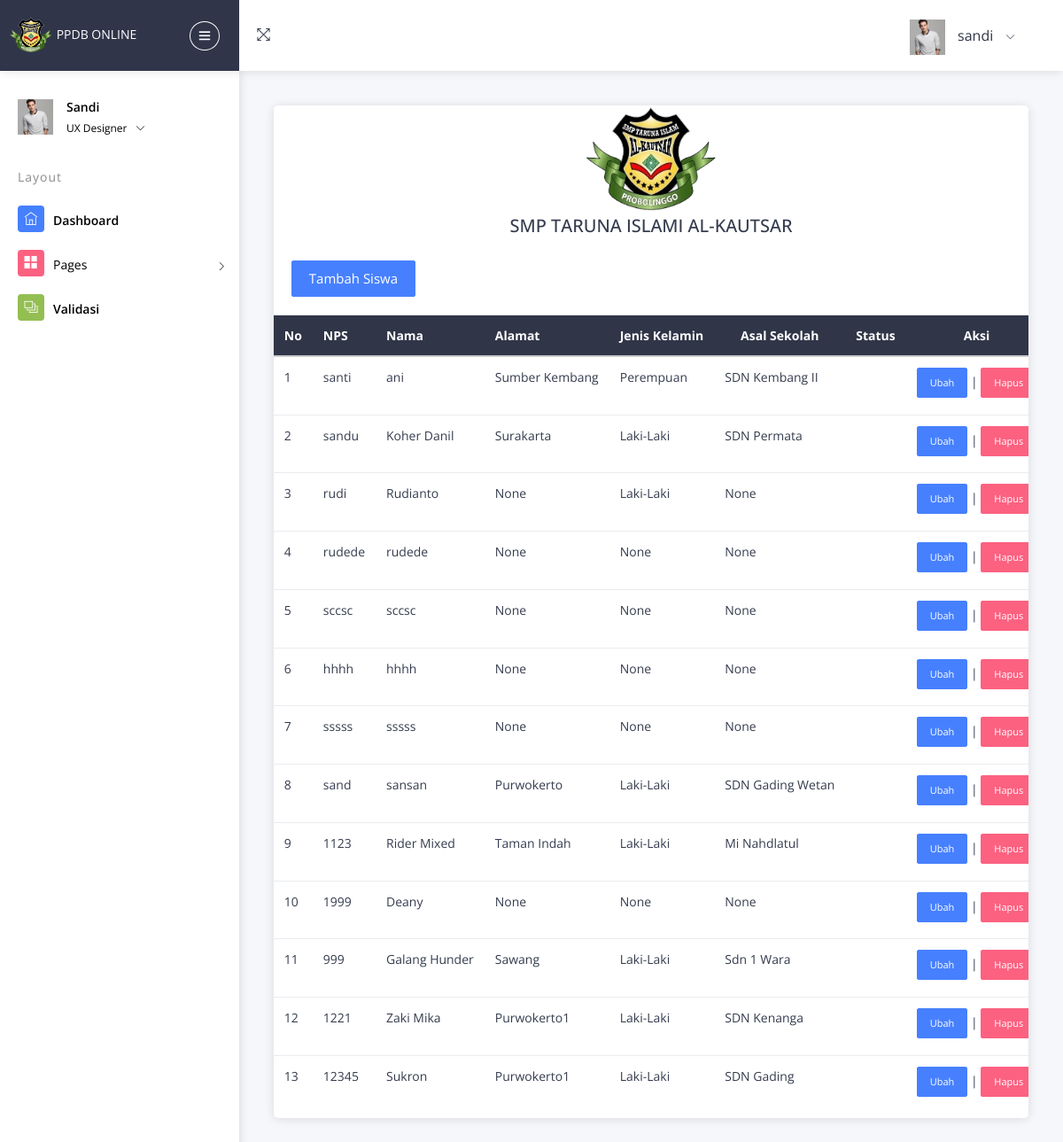
Page /formsiswa/ (signed in) on the committed database.
### data/models.py (models this page shows, shortened)
class Siswa(models.Model):
    start = (
        ('Diterima', 'Diterima'),
        ('Ditolak', 'Ditolak'),
    )
    Kelamin = (
        ('Laki-Laki', 'Laki-Laki'),
        ('Perempuan', 'Perempuan'),
    )
    bln = (
        ('Januari', 'Januari'),('Februari', 'Februari'),('Maret', 'Maret'),('April', 'April'),('Mei', 'Mei'),('Juni', 'Juni'),
        ('Juli', 'Juli'), ('Agustus', 'Agustus'), ('September', 'September'), ('Oktober', 'Oktober'), ('November', 'November'),
        ('Desember', 'Desember'),
    )
    user = models.OneToOneField(User, null=True, blank=True, on_delete=models.CASCADE)
    nama = models.CharField(max_length=200, blank=True, null=True)
    alamat = models.CharField(max_length=200, blank=True, null=True)
    jenla = models.CharField(max_length=200, blank=True, null=True, choices=Kelamin)
    tanggal = models.CharField(max_length=200, blank=True, null=True)
    bulan = models.CharField(max_length=200, blank=True, null=True, choices=bln)
    tahun =  models.CharField(max_length=200, blank=True, null=True,)
    asal = models.CharField(max_length=200, blank=True, null=True)
    profile_pic = models.ImageField(default='fotokosong.gif', blank=True)

### data/decorators.py (the view)
        def perubahan_halaman(request, *args, **kwargs):
            group = None
            if request.user.groups.exists():
                group = request.user.groups.all()[0].name
            if group in yang_diizinkan:
                return fungsi_awal(request, *args, **kwargs)
            else:
                return HttpResponse('< h2 > <center > Anda Tidak Dijikankan Ke Tampilam ini < /center > </h2 >')

### data/views.py (called while the page is built)
@login_required(login_url='login')
@ijinkan_pengguna(yang_diizinkan=['admin'])
def formsiswa(request):
    data = Siswa.objects.all()
    context ={
        "menu" : 'Form Karyawan',
        'siswa' : data
    }
    return render(request, 'data/formsiswa.html', context)

### data/templates/data/formsiswa.html (shortened to what this page needs)
{% extends "data/main.html" %}
{% block content %}
{% load static %}
<div class="pcoded-content">
    <div class="pcoded-inner-content">
        <div class="main-body">
            <div class="page-wrapper">
                <div class="page-body">
                    <div class="card">
                        <div class="text-center">
                            <img class="img-fluid" src="{% static 'images/logo.png' %}" width="150px">
                        </div>
                        <div class="text-center">
                            <h5 class="align-center"> SMP TARUNA ISLAMI AL-KAUTSAR<h5>
                        </div>
                        <div class="card-block table-border-style">
                            <div class="table-responsive">
                                <div class="card-body">
                                    <a href="{% url 'inputsiswa'  %}" type="button" class="btn btn-primary"> Tambah Siswa</a>
                                    <br/>
                                    </div>
                                <table class="table" >
                                    <thead>
                                        <tr class="bg-inverse">
                                            <th>No</th>
                                            <th>NPS</th>
                                            <th>Nama</th>
                                            <th>Alamat</th>
                                            <th>Jenis Kelamin</th>
                                            <th class="text-center">Asal Sekolah</th>
                                            <th>Status</th>
                                            <th class="text-center">Aksi</th>
                                        </tr>
                                    </thead>
                                    <tbody>
                                    {% for datasiswa in siswa %}
                                        <tr>
                                            <td>{{ forloop.counter }}</td>
                                            <td>{{ datasiswa.user }}</td>
                                            <td>{{ datasiswa.nama }}</td>
                                            <td>{{ datasiswa.alamat }}</td>
                                            <td>{{ datasiswa.jenla }}</td>
                                            <td>{{ datasiswa.asal }}</td>
                                            <td>{{ datasiswa.status }}</td>
                                            <td><a href="{% url 'updatesiswa' datasiswa.id %}" class="btn btn-primary btn-sm" >Ubah</a> | <a href="{% url 'deletesiswa' datasiswa.id %}" class="btn btn-danger btn-sm">Hapus</a>
                                                </td></td>
                                        </tr>
                                    {% empty %}
                                        <tr>
                                            <td colspan="6" align="center"> Data Masih Kosong</td>
                                        </tr>
                                    {% endfor %}
                                </table>
                            </div>
                        </div>
                    </div>
                    {% endblock content %}

### data/templates/data/navbar.html (shortened to what this page needs)
<!DOCTYPE html>
<html lang="en">
{% load static %}
<head>
    <link rel="stylesheet" type="text/css" href="{% static 'assets/css/bootstrap/css/bootstrap.min.css' %}">
    <link rel="stylesheet" type="text/css" href="{% static 'assets/icon/themify-icons/themify-icons.css' %}">
    <link rel="stylesheet" type="text/css" href="{% static 'assets/icon/icofont/css/icofont.css' %}">
    <link rel="stylesheet" type="text/css" href="{% static 'assets/css/style.css' %}">
    <link rel="stylesheet" type="text/css" href="{% static 'assets/css/jquery.mCustomScrollbar.css' %}">
</head>
<body>
    <div id="pcoded" class="pcoded">
        <div class="pcoded-container navbar-wrapper">
            <nav class="navbar header-navbar pcoded-header">
                <div class="navbar-wrapper">
                    <div class="navbar-logo">
                        <a class="mobile-menu" id="mobile-collapse" href="#!">
                            <i class="ti-menu"></i>
                        </a>
                        <a href="index.html">
                            <img class="img-fluid" src="{% static 'assets/images/logo.png' %}" width="50" alt="Theme-Logo" />
                            PPDB Online
                        </a>
                    </div>
                    <div class="navbar-container container-fluid">
                        <ul class="nav-left">
                            <li>
                                <a href="#!" onclick="javascript:toggleFullScreen()">
                                    <i class="ti-fullscreen"></i>
                                </a>
                            </li>
                        </ul>
                        <ul class="nav-right">
                            <li class="header-notification">
                            <li class="user-profile header-notification">
                                <a href="#!">
                                    <img src="{% static 'assets/images/avatar-4.jpg' %}" class="img-radius"
                                        alt="User-Profile-Image">
                                    <span>{{ request.user }}</span>
                                    <i class="ti-angle-down"></i>
                                </a>
                            </li>
                        </ul>
                    </div>
                </div>
            </nav>
            <div class="pcoded-main-container">
                <div class="pcoded-wrapper">
                    <nav class="pcoded-navbar">
                        <div class="pcoded-inner-navbar main-menu">
                            <div class="">
                                <div class="main-menu-header">
                                    <img class="img-40 img-radius" src="{% static 'assets/images/avatar-4.jpg' %}"
                                        alt="User-Profile-Image">
                                    <div class="user-details">
                                        <span>{{ request.user }}</span>
                                        <span id="more-details">UX Designer<i class="ti-angle-down"></i></span>
                                    </div>
                                </div>
                            </div>
                            <div class="pcoded-navigatio-lavel" data-i18n="nav.category.navigation">Layout</div>
                            <ul class="pcoded-item pcoded-left-item">
                                <li class="active">
                                    <a href="{% url 'beranda'  %}">
                                        <span class="pcoded-micon"><i class="ti-home"></i><b>D</b></span>
                                        <span class="pcoded-mtext" data-i18n="nav.dash.main">Dashboard</span>
                                    </a>
                                </li>
                                <li class="pcoded-hasmenu">
                                    <a href="javascript:void(0)">
                                        <span class="pcoded-micon"><i class="ti-layout-grid2-alt"></i></span>
                                        <span class="pcoded-mtext" data-i18n="nav.basic-components.main">Pages</span>
                                    </a>
                                </li>
                                <li class="active">
                                    <a href="{% url 'pengum'  %}">
                                        <span class="pcoded-micon"><i class="ti-layers-alt"></i><b>D</b></span>
                                        <span class="pcoded-mtext" data-i18n="nav.basic-components.main">Validasi</span>
                                    </a>
                                </li>
                        </div>
                    </nav>
</body>
</html>

### rows in the picture
Siswa: user "santi", nama "ani", alamat "Sumber Kembang", jenla "Perempuan", asal "SDN Kembang II"
Siswa: user "sandu", nama "Koher Danil", alamat "Surakarta", jenla "Laki-Laki", asal "SDN Permata"
Siswa: user "rudi", nama "Rudianto", alamat "None", jenla "Laki-Laki", asal "None"
Siswa: user "rudede", nama "rudede", alamat "None", jenla "None", asal "None"
Siswa: user "sccsc", nama "sccsc", alamat "None", jenla "None", asal "None"
Siswa: user "hhhh", nama "hhhh", alamat "None", jenla "None", asal "None"
Siswa: user "sssss", nama "sssss", alamat "None", jenla "None", asal "None"
Siswa: user "sand", nama "sansan", alamat "Purwokerto", jenla "Laki-Laki", asal "SDN Gading Wetan"
Siswa: user "1123", nama "Rider Mixed", alamat "Taman Indah", jenla "Laki-Laki", asal "Mi Nahdlatul"
Siswa: user "1999", nama "Deany", alamat "None", jenla "None", asal "None"
Siswa: user "999", nama "Galang Hunder", alamat "Sawang", jenla "Laki-Laki", asal "Sdn 1 Wara"
Siswa: user "1221", nama "Zaki Mika", alamat "Purwokerto1", jenla "Laki-Laki", asal "SDN Kenanga"
Siswa: user "12345", nama "Sukron", alamat "Purwokerto1", jenla "Laki-Laki", asal "SDN Gading"

### other values in the picture
{{ request.user }} "sandi"
{{ request.user }} "Sandi"
